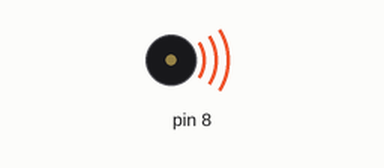
This sketch was run on a simulated Arduino Uno, built with avr-gcc and run on an emulated ATmega328P. Parts: buzzer (waves = sounding).

Above: at 0.5 s.
Timing chart, 0 to 7.8 s (numbered marks = the images above):
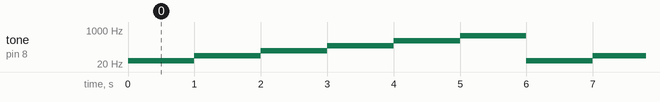

The sketch:

_06.0_buzzer.ino
```cpp
void setup()
{
  pinMode(8, OUTPUT);
}

void loop()
{
  tone(8, 29, 1000); // play tone 10 (A#0 = 29 Hz)
  delay(1000); // Wait for 1000 millisecond(s)
  tone(8, 52, 1000); // play tone 20 (G#1 = 52 Hz)
  delay(1000); // Wait for 1000 millisecond(s)
  tone(8, 92, 1000); // play tone 30 (F#2 = 92 Hz)
  delay(1000); // Wait for 1000 millisecond(s)
  tone(8, 165, 1000); // play tone 40 (E3 = 165 Hz)
  delay(1000); // Wait for 1000 millisecond(s)
  tone(8, 294, 1000); // play tone 50 (D4 = 294 Hz)
  delay(1000); // Wait for 1000 millisecond(s)
  tone(8, 523, 1000); // play tone 60 (C5 = 523 Hz)
  delay(1000); // Wait for 1000 millisecond(s)
}
```

Measured:
- by itself, tone on pin 8: repeats every 6.0 s: 52 Hz 1.0 s, 92 Hz 1.0 s, 165 Hz 1.0 s, 294 Hz 1.0 s, 523 Hz 1.0 s, 29 Hz 1.0 s
